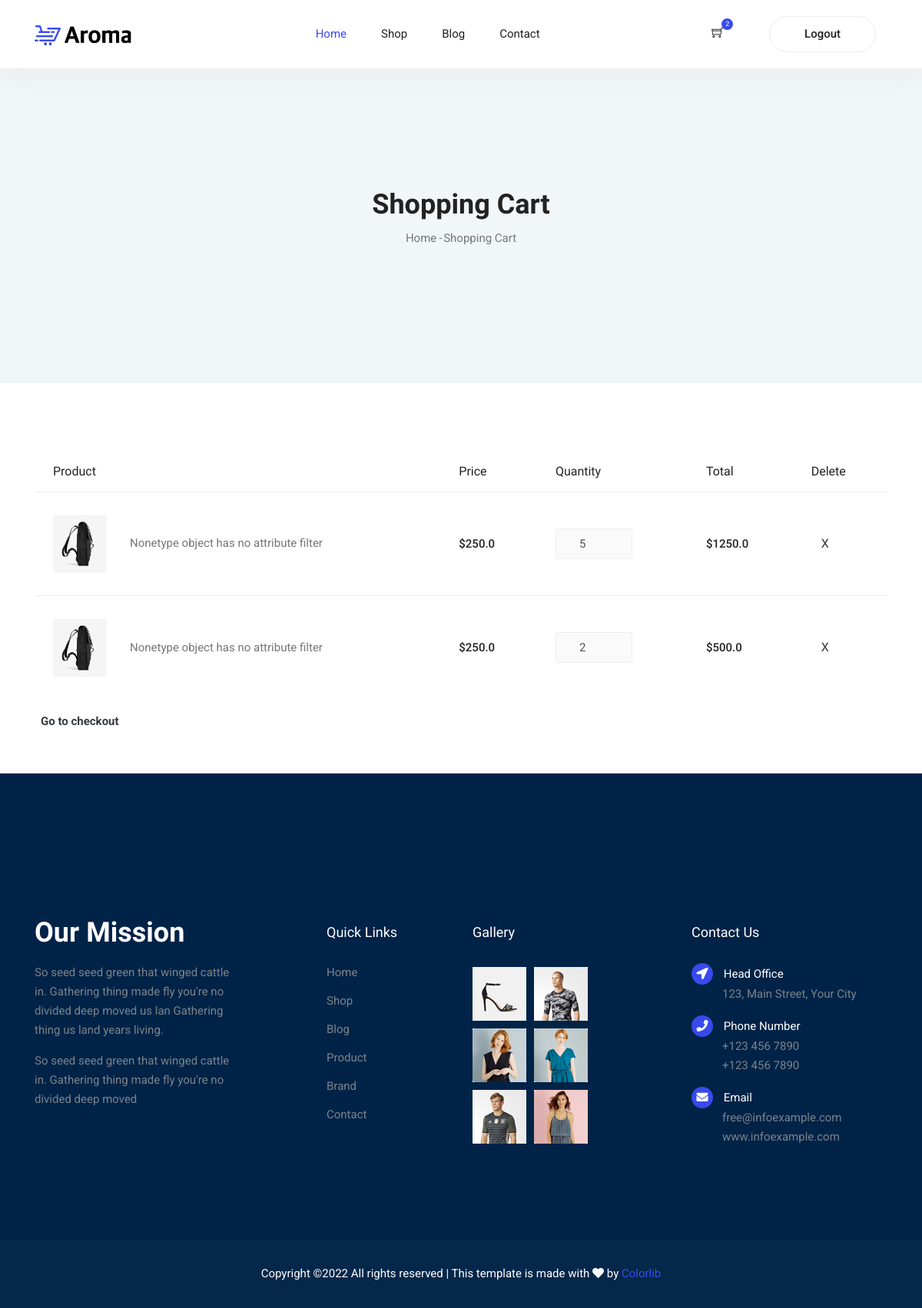
/cart/ (signed in), run on an earlier commit of the app's database.
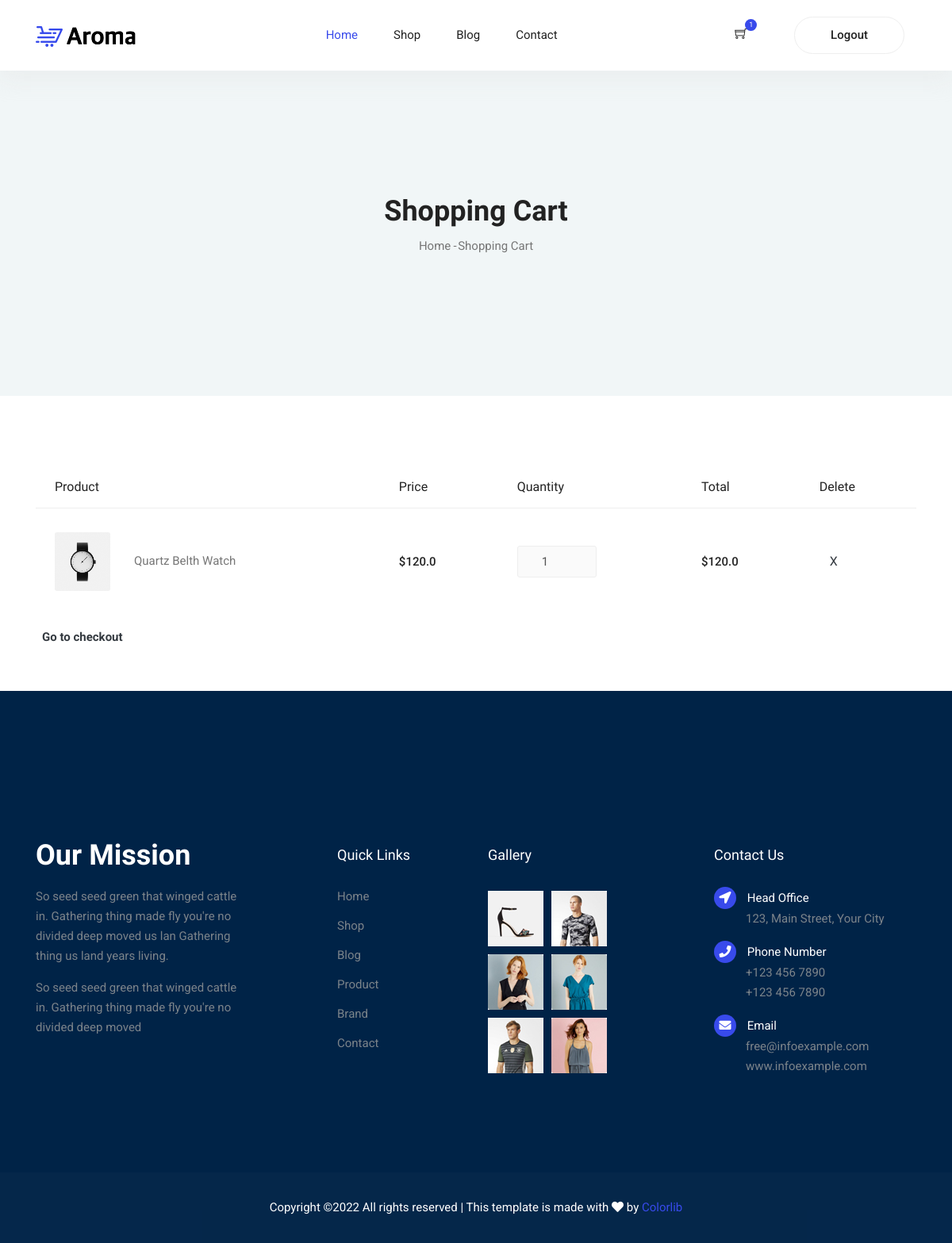
And on a later commit of the database.
### store/models.py (models this page shows, shortened)
class Order(models.Model):
    owner = models.ForeignKey(User, on_delete=models.CASCADE)
    is_paid = models.BooleanField(default=False)
    payment_date = models.DateTimeField(blank=True, null=True)

class OrderDetail(models.Model):
    order = models.ForeignKey(Order, on_delete=models.CASCADE, blank=True, null=True)
    item = models.ForeignKey(Item, on_delete=models.CASCADE)
    price = models.FloatField()
    count = models.IntegerField()
    @property
    def get_total_price(self):
        return self.price * self.count

class Item(models.Model):
    title = models.CharField(max_length=150)
    slug = models.SlugField()
    price = models.FloatField()
    mojodi = models.BooleanField(default=True)
    image = models.ImageField(upload_to='Product Image', blank=True, null=True)
    text = models.TextField()
    description = models.TextField()
    active = models.BooleanField(default=False)

### store/views.py (the view)
# urls.py: path('cart/', views.CartView.as_view(), name='cart'),
class CartView(View):
    def get(self, request):
        c = {
            'order': None,
            'details': None
        }
        open_order: Order = Order.objects.filter(owner_id=request.user.id, is_paid=False).first()
        if open_order is not None:
            c['order'] = open_order
            c['details'] = open_order.orderdetail_set.all()
        return render(request, 'cart.html', c)

### store/templates/cart.html (shortened to what this page needs)
{% extends 'base.html' %}
{% load static %}
{% block body %}
	<section class="blog-banner-area" id="category">
		<div class="container h-100">
			<div class="blog-banner">
				<div class="text-center">
					<h1>Shopping Cart</h1>
					<nav aria-label="breadcrumb" class="banner-breadcrumb">
            <ol class="breadcrumb">
              <li class="breadcrumb-item"><a href="#">Home</a></li>
              <li class="breadcrumb-item active" aria-current="page">Shopping Cart</li>
            </ol>
          </nav>
				</div>
			</div>
    </div>
	</section>
    <section class="cart_area">
        <div class="container">
            <div class="cart_inner">
                <div class="table-responsive">
                    {% if order != None and details|length > 0 %}
                        <table class="table">
                            <thead>
                                <tr>
                                    <th scope="col">Product</th>
                                    <th scope="col">Price</th>
                                    <th scope="col">Quantity</th>
                                    <th scope="col">Total</th>
                                    <th scope="col">Delete</th>
                                </tr>
                            </thead>
                            <tbody>
                                {% for detail in details %}
                                <tr>
                                    <td>
                                        <div class="media">
                                            <div class="d-flex">
                                                <img src="{{ detail.item.image.url }}" width="70" alt="">
                                            </div>
                                            <div class="media-body">
                                                <p>{{ detail.item.title }}</p>
                                            </div>
                                        </div>
                                    </td>
                                    <td>
                                        <h5>${{ detail.item.price }}</h5>
                                    </td>
                                    <td>
                                        <div class="product_count">
                                            <input type="text" name="qty" id="sst" maxlength="12" disabled value="{{ detail.count }}" title="Quantity:"
                                                class="input-text qty">
                                        </div>
                                    </td>
                                    <td>
                                        <h5>${{ detail.get_total_price }}</h5>
                                    </td>
                                    <td>
                                        <a href="{% url 'store:remove-orderdetail' detail.id %}" class="btn text-dark btn-close">X</a>
                                    </td>
                                </tr>
                                {% endfor %}
                            </tbody>
                        </table>
                        <a class="text-dark mx-2" href="{% url 'store:checkout' %}"><b>Go to checkout</b></a>
                    {% else %}
                        <div class="alert alert-light text-danger text-center"><b>You have not item in order Cart</b></div>
                    {% endif %}
                </div>
            </div>
        </div>
    </section>
{% endblock %}

### store/templates/base.html (shortened to what this page needs)
{% load static %}
<!DOCTYPE html>
<html lang="en">
<head>
    <link rel="stylesheet" href="{% static 'vendors/bootstrap/bootstrap.min.css' %}">
    <link rel="stylesheet" href="{% static 'vendors/fontawesome/css/all.min.css' %}">
    <link rel="stylesheet" href="{% static 'vendors/themify-icons/themify-icons.css' %}">
	<link rel="stylesheet" href="{% static 'vendors/linericon/style.css' %}">
    <link rel="stylesheet" href="{% static 'vendors/nice-select/nice-select.css' %}">
    <link rel="stylesheet" href="{% static 'vendors/owl-carousel/owl.theme.default.min.css' %}">
    <link rel="stylesheet" href="{% static 'vendors/owl-carousel/owl.carousel.min.css' %}">
    <link rel="stylesheet" href="{% static 'vendors/nouislider/nouislider.min.css' %}">
    <link rel="stylesheet" href="{% static 'css/style.css' %}">
</head>
<body>
	<header class="header_area">
        <div class="main_menu">
          <nav class="navbar navbar-expand-lg navbar-light">
            <div class="container">
              <a class="navbar-brand logo_h" href="index.html"><img src="{% static 'img/logo.png' %}" alt=""></a>
              <div class="collapse navbar-collapse offset" id="navbarSupportedContent">
                <ul class="nav navbar-nav menu_nav ml-auto mr-auto">
                  <li class="nav-item active"><a class="nav-link" href="{% url 'store:index' %}">Home</a></li>
                  <li class="nav-item submenu dropdown">
                    <a href="{% url 'store:shop' %}" class="nav-link"  role="button" aria-haspopup="true"
                      aria-expanded="false">Shop</a>
                  </li>
                  <li class="nav-item submenu dropdown">
                    <a href="#" class="nav-link dropdown-toggle" data-toggle="dropdown" role="button" aria-haspopup="true"
                      aria-expanded="false">Blog</a>
                    </li>
                  <li class="nav-item"><a class="nav-link" href="contact.html">Contact</a></li>
                </ul>
                <ul class="nav-shop">
                    {% if not request.user.is_authenticated %}
                        <li class="nav-item"><a class="button button-header" href="{% url 'account:login' %}">Login</a></li>
                    {% else %}
                        <li class="nav-item"><button><a href="{% url 'store:cart' %}"><i class="ti-shopping-cart"></i></a><span class="nav-shop__circle">{{ details.count }}</span></button></li>
                        <li class="nav-item"><a class="button button-header" href="{% url 'account:logout' %}">Logout</a></li>
                    {% endif %}
                </ul>
              </div>
            </div>
          </nav>
        </div>
    </header>
    {% block body %}{% endblock %}
    <footer class="footer">
    <div class="footer-area">
        <div class="container">
            <div class="row section_gap">
                <div class="col-lg-3 col-md-6 col-sm-6">
                    <div class="single-footer-widget tp_widgets">
                        <h4 class="footer_title large_title">Our Mission</h4>
                        <p>
                            So seed seed green that winged cattle in. Gathering thing made fly you're no
                            divided deep moved us lan Gathering thing us land years living.
                        </p>
                        <p>
                            So seed seed green that winged cattle in. Gathering thing made fly you're no divided deep moved
                        </p>
                    </div>
                </div>
                <div class="offset-lg-1 col-lg-2 col-md-6 col-sm-6">
                    <div class="single-footer-widget tp_widgets">
                        <h4 class="footer_title">Quick Links</h4>
                        <ul class="list">
                            <li><a href="#">Home</a></li>
                            <li><a href="#">Shop</a></li>
                            <li><a href="#">Blog</a></li>
                            <li><a href="#">Product</a></li>
                            <li><a href="#">Brand</a></li>
                            <li><a href="#">Contact</a></li>
                        </ul>
                    </div>
                </div>
                <div class="col-lg-2 col-md-6 col-sm-6">
                    <div class="single-footer-widget instafeed">
                        <h4 class="footer_title">Gallery</h4>
                        <ul class="list instafeed d-flex flex-wrap">
                            <li><img src="{% static 'img/gallery/r1.jpg' %}" alt=""></li>
                            <li><img src="{% static 'img/gallery/r2.jpg' %}" alt=""></li>
                            <li><img src="{% static 'img/gallery/r3.jpg' %}" alt=""></li>
                            <li><img src="{% static 'img/gallery/r5.jpg' %}" alt=""></li>
                            <li><img src="{% static 'img/gallery/r7.jpg' %}" alt=""></li>
                            <li><img src="{% static 'img/gallery/r8.jpg' %}" alt=""></li>
                        </ul>
                    </div>
                </div>
                <div class="offset-lg-1 col-lg-3 col-md-6 col-sm-6">
                    <div class="single-footer-widget tp_widgets">
                        <h4 class="footer_title">Contact Us</h4>
                        <div class="ml-40">
                            <p class="sm-head">
                                <span class="fa fa-location-arrow"></span>
                                Head Office
                            </p>
                            <p>123, Main Street, Your City</p>
                            <p class="sm-head">
                                <span class="fa fa-phone"></span>
                                Phone Number
                            </p>
                            <p>
                                +123 456 7890 <br>
                                +123 456 7890
                            </p>
                            <p class="sm-head">
                                <span class="fa fa-envelope"></span>
                                Email
                            </p>
                            <p>
                                free@infoexample.com <br>
                                www.infoexample.com
                            </p>
                        </div>
                    </div>
                </div>
            </div>
        </div>
    </div>
    <div class="footer-bottom">
        <div class="container">
            <div class="row d-flex">
                <p class="col-lg-12 footer-text text-center">
Copyright &copy;<script>document.write(new Date().getFullYear());</script> All rights reserved | This template is made with <i class="fa fa-heart" aria-hidden="true"></i> by <a href="https://colorlib.com" target="_blank">Colorlib</a>
</p>
            </div>
        </div>
    </div>
    </footer>
</body>
</html>

What changed in the data, as far as the page shows it:
removed OrderDetail: item.image (picture), item "Nonetype object has no attribute filter", item.price "250.0", qty "5", get_total_price "1250.0"
removed OrderDetail: item.image (picture), item "Nonetype object has no attribute filter", item.price "250.0", qty "2", get_total_price "500.0"
computed for Order: count "2" → "1"
added OrderDetail: item.image (picture), item "Quartz Belth Watch", item.price "120.0", qty "1", get_total_price "120.0"
